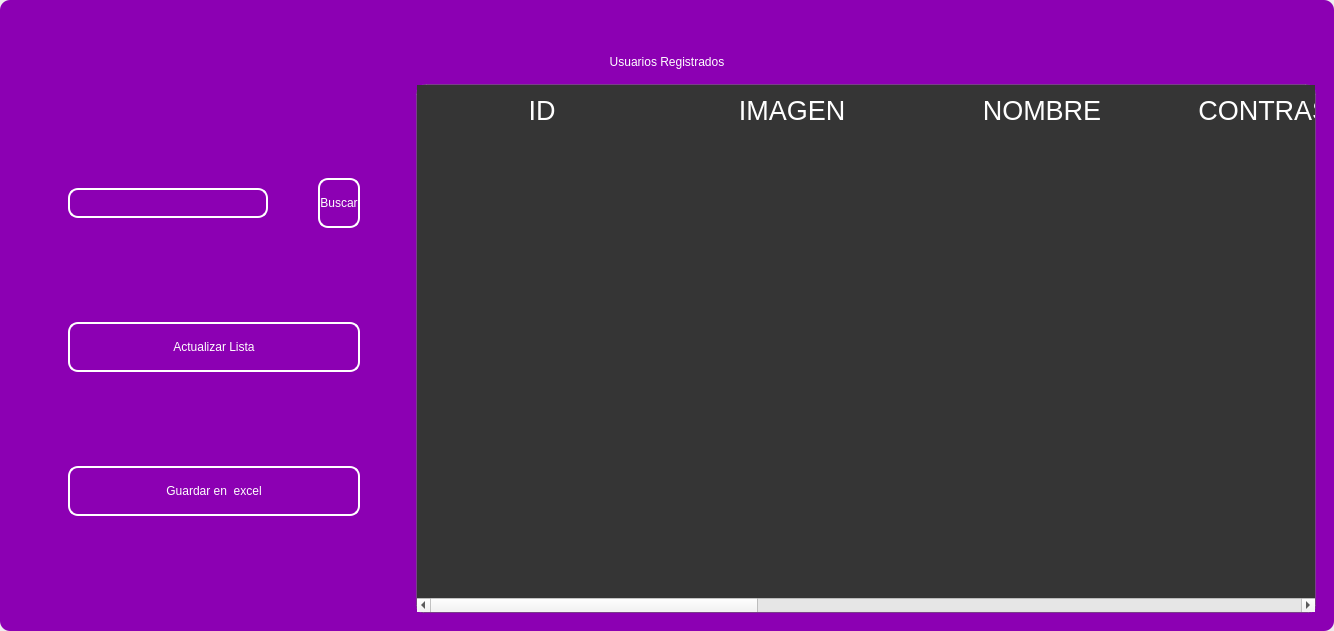
<?xml version="1.0" encoding="UTF-8"?>
<ui version="4.0">
 <class>MainWindow</class>
 <widget class="QMainWindow" name="MainWindow">
  <property name="geometry">
   <rect>
    <x>0</x>
    <y>0</y>
    <width>1303</width>
    <height>631</height>
   </rect>
  </property>
  <property name="windowTitle">
   <string>MainWindow</string>
  </property>
  <property name="styleSheet">
   <string notr="true"/>
  </property>
  <widget class="QWidget" name="centralwidget">
   <property name="styleSheet">
    <string notr="true"/>
   </property>
   <layout class="QVBoxLayout" name="verticalLayout">
    <property name="spacing">
     <number>0</number>
    </property>
    <property name="leftMargin">
     <number>0</number>
    </property>
    <property name="topMargin">
     <number>0</number>
    </property>
    <property name="rightMargin">
     <number>0</number>
    </property>
    <property name="bottomMargin">
     <number>0</number>
    </property>
    <item>
     <widget class="QFrame" name="frame">
      <property name="enabled">
       <bool>true</bool>
      </property>
      <property name="styleSheet">
       <string notr="true">
QFrame {
border-radius:10px;
background-color: rgb(140, 0, 179);
 }
</string>
      </property>
      <property name="frameShape">
       <enum>QFrame::StyledPanel</enum>
      </property>
      <property name="frameShadow">
       <enum>QFrame::Raised</enum>
      </property>
      <layout class="QVBoxLayout" name="verticalLayout_2">
       <item>
        <widget class="QFrame" name="frame_superior">
         <property name="minimumSize">
          <size>
           <width>0</width>
           <height>40</height>
          </size>
         </property>
         <property name="maximumSize">
          <size>
           <width>16777215</width>
           <height>40</height>
          </size>
         </property>
         <property name="styleSheet">
          <string notr="true">QPushButton{
border-radius:18px;
}

QPushButton:hover{
	background-color: rgb(0, 0, 0);
}
</string>
         </property>
         <property name="frameShape">
          <enum>QFrame::StyledPanel</enum>
         </property>
         <property name="frameShadow">
          <enum>QFrame::Raised</enum>
         </property>
         <layout class="QHBoxLayout" name="horizontalLayout_3">
          <property name="spacing">
           <number>4</number>
          </property>
          <property name="leftMargin">
           <number>0</number>
          </property>
          <property name="topMargin">
           <number>0</number>
          </property>
          <property name="rightMargin">
           <number>0</number>
          </property>
          <property name="bottomMargin">
           <number>0</number>
          </property>
          <item>
           <widget class="QPushButton" name="btn_icon">
            <property name="text">
             <string/>
            </property>
            <property name="iconSize">
             <size>
              <width>40</width>
              <height>40</height>
             </size>
            </property>
           </widget>
          </item>
          <item>
           <spacer name="horizontalSpacer_2">
            <property name="orientation">
             <enum>Qt::Horizontal</enum>
            </property>
            <property name="sizeHint" stdset="0">
             <size>
              <width>443</width>
              <height>20</height>
             </size>
            </property>
           </spacer>
          </item>
          <item>
           <widget class="QPushButton" name="btn_exit">
            <property name="minimumSize">
             <size>
              <width>38</width>
              <height>38</height>
             </size>
            </property>
            <property name="maximumSize">
             <size>
              <width>38</width>
              <height>38</height>
             </size>
            </property>
            <property name="cursor">
             <cursorShape>PointingHandCursor</cursorShape>
            </property>
            <property name="text">
             <string/>
            </property>
            <property name="iconSize">
             <size>
              <width>35</width>
              <height>35</height>
             </size>
            </property>
           </widget>
          </item>
          <item>
           <widget class="QPushButton" name="bt_minimizar">
            <property name="minimumSize">
             <size>
              <width>38</width>
              <height>38</height>
             </size>
            </property>
            <property name="maximumSize">
             <size>
              <width>38</width>
              <height>38</height>
             </size>
            </property>
            <property name="cursor">
             <cursorShape>PointingHandCursor</cursorShape>
            </property>
            <property name="text">
             <string/>
            </property>
            <property name="icon">
             <iconset>
              <normaloff>image/minus.svg</normaloff>image/minus.svg</iconset>
            </property>
            <property name="iconSize">
             <size>
              <width>38</width>
              <height>38</height>
             </size>
            </property>
           </widget>
          </item>
          <item>
           <widget class="QPushButton" name="bt_maximizar">
            <property name="minimumSize">
             <size>
              <width>38</width>
              <height>38</height>
             </size>
            </property>
            <property name="maximumSize">
             <size>
              <width>38</width>
              <height>38</height>
             </size>
            </property>
            <property name="cursor">
             <cursorShape>PointingHandCursor</cursorShape>
            </property>
            <property name="text">
             <string/>
            </property>
            <property name="icon">
             <iconset>
              <normaloff>image/chevron-up.svg</normaloff>image/chevron-up.svg</iconset>
            </property>
            <property name="iconSize">
             <size>
              <width>38</width>
              <height>38</height>
             </size>
            </property>
           </widget>
          </item>
          <item>
           <widget class="QPushButton" name="bt_restaurar">
            <property name="minimumSize">
             <size>
              <width>38</width>
              <height>38</height>
             </size>
            </property>
            <property name="maximumSize">
             <size>
              <width>38</width>
              <height>38</height>
             </size>
            </property>
            <property name="cursor">
             <cursorShape>PointingHandCursor</cursorShape>
            </property>
            <property name="text">
             <string/>
            </property>
            <property name="icon">
             <iconset>
              <normaloff>image/chevron-down.svg</normaloff>image/chevron-down.svg</iconset>
            </property>
            <property name="iconSize">
             <size>
              <width>38</width>
              <height>38</height>
             </size>
            </property>
           </widget>
          </item>
          <item>
           <widget class="QPushButton" name="bt_cerrar">
            <property name="minimumSize">
             <size>
              <width>38</width>
              <height>38</height>
             </size>
            </property>
            <property name="maximumSize">
             <size>
              <width>38</width>
              <height>38</height>
             </size>
            </property>
            <property name="cursor">
             <cursorShape>PointingHandCursor</cursorShape>
            </property>
            <property name="text">
             <string/>
            </property>
            <property name="icon">
             <iconset>
              <normaloff>image/x.svg</normaloff>image/x.svg</iconset>
            </property>
            <property name="iconSize">
             <size>
              <width>38</width>
              <height>38</height>
             </size>
            </property>
           </widget>
          </item>
         </layout>
        </widget>
       </item>
       <item>
        <widget class="QLabel" name="label">
         <property name="styleSheet">
          <string notr="true">font: 30pt &quot;MS Shell Dlg 2&quot;;
color: rgb(255, 255, 255);</string>
         </property>
         <property name="text">
          <string>Usuarios Registrados</string>
         </property>
         <property name="alignment">
          <set>Qt::AlignCenter</set>
         </property>
        </widget>
       </item>
       <item>
        <widget class="QFrame" name="frame_3">
         <property name="frameShape">
          <enum>QFrame::StyledPanel</enum>
         </property>
         <property name="frameShadow">
          <enum>QFrame::Raised</enum>
         </property>
         <layout class="QHBoxLayout" name="horizontalLayout_4">
          <item>
           <layout class="QVBoxLayout" name="verticalLayout_4">
            <property name="spacing">
             <number>50</number>
            </property>
            <property name="leftMargin">
             <number>50</number>
            </property>
            <property name="topMargin">
             <number>50</number>
            </property>
            <property name="rightMargin">
             <number>50</number>
            </property>
            <property name="bottomMargin">
             <number>50</number>
            </property>
            <item>
             <layout class="QHBoxLayout" name="horizontalLayout">
              <item>
               <widget class="QLineEdit" name="searchtxt">
                <property name="minimumSize">
                 <size>
                  <width>200</width>
                  <height>30</height>
                 </size>
                </property>
                <property name="maximumSize">
                 <size>
                  <width>150</width>
                  <height>16777215</height>
                 </size>
                </property>
                <property name="styleSheet">
                 <string notr="true">QLabel {
	color: rgb(255, 255, 254);
	font: 12pt &quot;Arial&quot;;
	background-color: rgba(0, 0, 0,0);
}

QTextEdit{
background-color: rgba(0, 0, 0,0);
border-radius:10px; 
font: 12pt &quot;Arial&quot;;
color: rgb(255, 255, 254);
border: 2px solid  rgb(255, 255, 255);

}

QTextEdit:hover{
background-color: rgba(0, 0, 0,0);
border-radius:10px; 
font: 12pt &quot;Arial&quot;;
border: 2px solid  rgb(120, 0, 171);
}

QTextEdit:focus{
background-color: rgb(0, 0, 0);
border-radius:10px; 
font: 12pt &quot;Arial&quot;;
border: 2px solid rgb(120, 0, 171);
}

QLineEdit{
background-color: rgba(0, 0, 0,0);
border-radius:10px; 
font: 12pt &quot;Arial&quot;;
color: rgb(255, 255, 254);
border: 2px solid  rgb(255, 255, 255);

}

QLineEdit:hover{
background-color: rgba(0, 0, 0,0);
border-radius:10px; 
font: 12pt &quot;Arial&quot;;
border: 2px solid  rgb(120, 0, 171);
}

QLineEdit:focus{
background-color: rgb(0, 0, 0);
border-radius:10px; 
font: 12pt &quot;Arial&quot;;
border: 2px solid rgb(120, 0, 171);
}

QCheckBox{
	font: 12pt &quot;Arial&quot;;
	color: rgb(255, 255, 255);
}

QCheckBox::indicator {
    width: 18px;
    height:18px;
}

QCheckBox::indicator:unchecked {
   background-image: url(image/square.svg);
}

QCheckBox::indicator:checked {
   background-image: url(image/check-square.svg);
}

QPushButton{
border-radius:10px; 
font: 12pt &quot;Arial&quot;;
color: rgb(255, 255, 254);
border: 2px solid #ffffff;
}

QPushButton:hover{
border-radius:10px; 
font: 12pt &quot;Arial&quot;;
color: rgb(255, 255, 255);
border: 2px solid rgb(120, 0, 171);
	background-color: rgb(120, 0, 171);
}
</string>
                </property>
               </widget>
              </item>
              <item>
               <widget class="QPushButton" name="btn_search">
                <property name="minimumSize">
                 <size>
                  <width>0</width>
                  <height>15</height>
                 </size>
                </property>
                <property name="maximumSize">
                 <size>
                  <width>100</width>
                  <height>50</height>
                 </size>
                </property>
                <property name="cursor">
                 <cursorShape>PointingHandCursor</cursorShape>
                </property>
                <property name="styleSheet">
                 <string notr="true">QPushButton{
border-radius:10px; 
font: 12pt &quot;Arial&quot;;
color: rgb(255, 255, 254);
border: 2px solid #ffffff;
}

QPushButton:hover{
border-radius:10px; 
font: 12pt &quot;Arial&quot;;
color: rgb(255, 255, 255);
border: 2px solid rgb(120, 0, 171);
	background-color: rgb(120, 0, 171);
}</string>
                </property>
                <property name="text">
                 <string>Buscar</string>
                </property>
               </widget>
              </item>
             </layout>
            </item>
            <item>
             <widget class="QPushButton" name="btn_get">
              <property name="minimumSize">
               <size>
                <width>50</width>
                <height>0</height>
               </size>
              </property>
              <property name="maximumSize">
               <size>
                <width>300</width>
                <height>50</height>
               </size>
              </property>
              <property name="cursor">
               <cursorShape>PointingHandCursor</cursorShape>
              </property>
              <property name="styleSheet">
               <string notr="true">QPushButton{
border-radius:10px; 
font: 12pt &quot;Arial&quot;;
color: rgb(255, 255, 254);
border: 2px solid #ffffff;
}

QPushButton:hover{
border-radius:10px; 
font: 12pt &quot;Arial&quot;;
color: rgb(255, 255, 255);
border: 2px solid rgb(120, 0, 171);
	background-color: rgb(120, 0, 171);
}</string>
              </property>
              <property name="text">
               <string>Actualizar Lista</string>
              </property>
              <property name="iconSize">
               <size>
                <width>35</width>
                <height>35</height>
               </size>
              </property>
             </widget>
            </item>
            <item>
             <widget class="QPushButton" name="btn_excel">
              <property name="minimumSize">
               <size>
                <width>0</width>
                <height>0</height>
               </size>
              </property>
              <property name="maximumSize">
               <size>
                <width>300</width>
                <height>50</height>
               </size>
              </property>
              <property name="cursor">
               <cursorShape>PointingHandCursor</cursorShape>
              </property>
              <property name="styleSheet">
               <string notr="true">QPushButton{
border-radius:10px; 
font: 12pt &quot;Arial&quot;;
color: rgb(255, 255, 254);
border: 2px solid #ffffff;
}

QPushButton:hover{
border-radius:10px; 
font: 12pt &quot;Arial&quot;;
color: rgb(255, 255, 255);
border: 2px solid rgb(120, 0, 171);
	background-color: rgb(120, 0, 171);
}</string>
              </property>
              <property name="text">
               <string>Guardar en  excel</string>
              </property>
              <property name="iconSize">
               <size>
                <width>35</width>
                <height>35</height>
               </size>
              </property>
             </widget>
            </item>
           </layout>
          </item>
          <item>
           <widget class="QTableWidget" name="table_user">
            <property name="minimumSize">
             <size>
              <width>900</width>
              <height>0</height>
             </size>
            </property>
            <property name="maximumSize">
             <size>
              <width>700</width>
              <height>16777215</height>
             </size>
            </property>
            <property name="styleSheet">
             <string notr="true">QTableView {

	border: 1px solid rgba(255,255,255,40);
	border-bottom-right-radius: 7px; 
	border-bottom-left-radius: 7px; 
	color: white;
	font: 15pt &quot;MS Shell Dlg 2&quot;;
	background-color: rgb(53, 53, 53);
}

QHeaderView::section {
background-color: rgb(53, 53, 53);
color: white;
border: none;
height: 50px;
font-size: 20pt;
}

QTableView::item {
    border-style: none;
    border-bottom: 1px solid rgba(255,255,255,50);
    padding-left: auto;
    padding-right: auto;
}

QTableView::item:selected{
	border: none;
	color: rgb(255, 255, 255);
    background-color: rgba(255, 255, 255, 50);
}
</string>
            </property>
            <property name="editTriggers">
             <set>QAbstractItemView::NoEditTriggers</set>
            </property>
            <attribute name="horizontalHeaderDefaultSectionSize">
             <number>250</number>
            </attribute>
            <column>
             <property name="text">
              <string>ID</string>
             </property>
            </column>
            <column>
             <property name="text">
              <string>IMAGEN</string>
             </property>
            </column>
            <column>
             <property name="text">
              <string>NOMBRE</string>
             </property>
            </column>
            <column>
             <property name="text">
              <string>CONTRASEÑA</string>
             </property>
            </column>
            <column>
             <property name="text">
              <string>CORREO</string>
             </property>
            </column>
            <column>
             <property name="text">
              <string>TEL.CONTACTO</string>
             </property>
            </column>
            <column>
             <property name="text">
              <string>DIRECCION</string>
             </property>
            </column>
            <column>
             <property name="text">
              <string>ROL</string>
             </property>
            </column>
           </widget>
          </item>
         </layout>
        </widget>
       </item>
      </layout>
     </widget>
    </item>
   </layout>
  </widget>
 </widget>
 <resources/>
 <connections/>
</ui>
